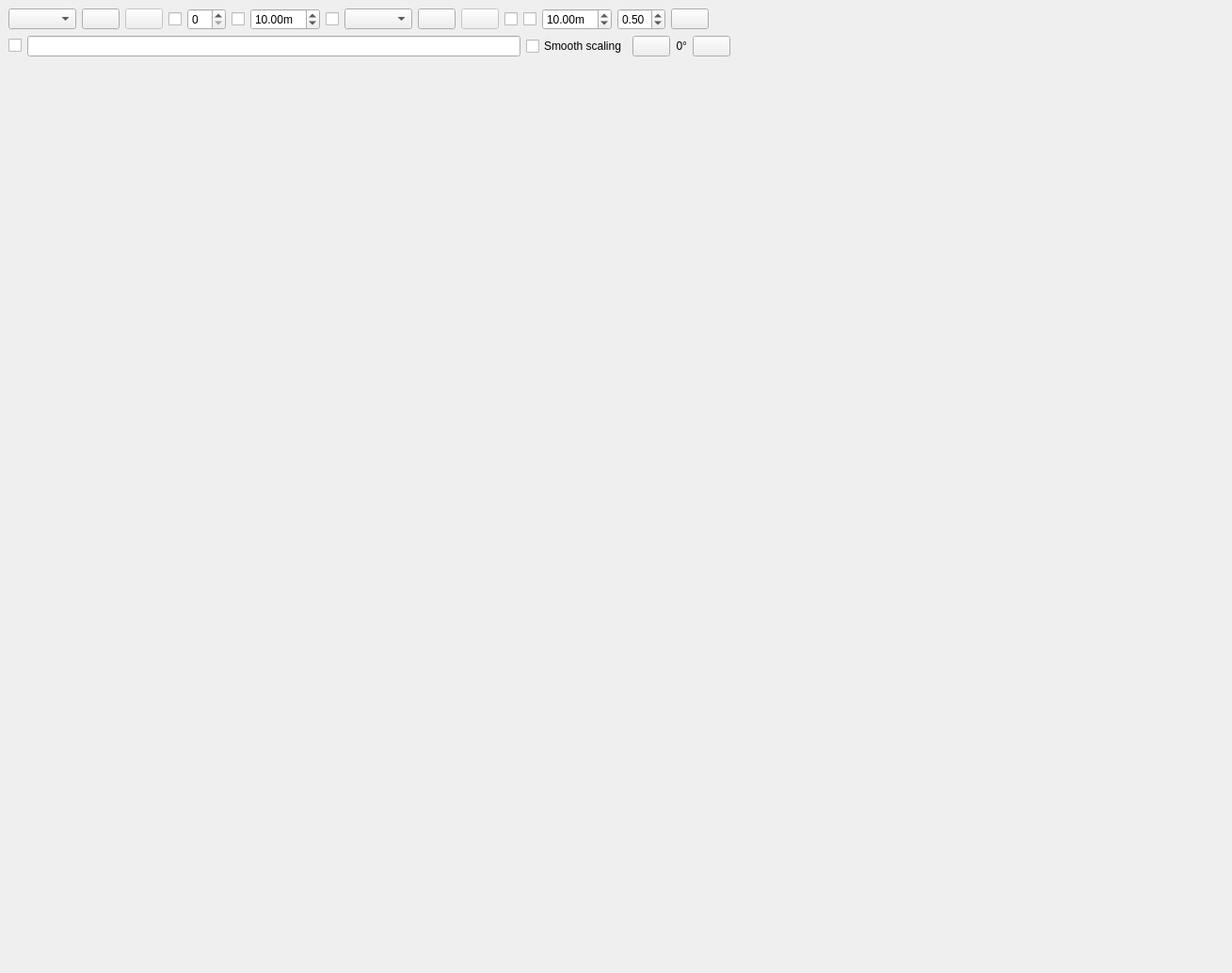
<?xml version="1.0" encoding="UTF-8"?>
<ui version="4.0">
 <class>ImageViewWidget</class>
 <widget class="QWidget" name="ImageViewWidget">
  <property name="enabled">
   <bool>true</bool>
  </property>
  <property name="geometry">
   <rect>
    <x>0</x>
    <y>0</y>
    <width>1309</width>
    <height>1034</height>
   </rect>
  </property>
  <property name="windowTitle">
   <string>Image View</string>
  </property>
  <layout class="QVBoxLayout" name="verticalLayout" stretch="0,1">
   <property name="leftMargin">
    <number>0</number>
   </property>
   <property name="topMargin">
    <number>0</number>
   </property>
   <property name="rightMargin">
    <number>0</number>
   </property>
   <property name="bottomMargin">
    <number>0</number>
   </property>
   <item>
    <widget class="QWidget" name="toolbar_widget" native="true">
     <layout class="QVBoxLayout" name="verticalLayout_2">
      <item>
       <layout class="QHBoxLayout" name="horizontalLayout_3">
        <item>
         <widget class="QComboBox" name="topics_combo_box">
          <property name="sizeAdjustPolicy">
           <enum>QComboBox::AdjustToContents</enum>
          </property>
         </widget>
        </item>
        <item>
         <widget class="QPushButton" name="refresh_topics_push_button">
          <property name="toolTip">
           <string>Refresh topics</string>
          </property>
          <property name="icon">
           <iconset theme="view-refresh">
            <normaloff>.</normaloff>.</iconset>
          </property>
         </widget>
        </item>
        <item>
         <widget class="QPushButton" name="zoom_1_push_button">
          <property name="enabled">
           <bool>false</bool>
          </property>
          <property name="toolTip">
           <string>Original zoom</string>
          </property>
          <property name="icon">
           <iconset theme="zoom-original">
            <normaloff>.</normaloff>.</iconset>
          </property>
          <property name="checkable">
           <bool>true</bool>
          </property>
         </widget>
        </item>
        <item>
         <widget class="QCheckBox" name="frozen_check_box">
          <property name="toolTip">
           <string>Freeze frame</string>
          </property>
          <property name="text">
           <string/>
          </property>
         </widget>
        </item>
        <item>
         <widget class="QSpinBox" name="num_gridlines_spin_box">
          <property name="toolTip">
           <string># of gridlines to overlay</string>
          </property>
          <property name="minimum">
           <number>0</number>
          </property>
          <property name="maximum">
           <number>20</number>
          </property>
          <property name="value">
           <number>0</number>
          </property>
         </widget>
        </item>
        <item>
         <widget class="QCheckBox" name="dynamic_range_check_box">
          <property name="toolTip">
           <string>Dynamic depth range</string>
          </property>
          <property name="text">
           <string/>
          </property>
         </widget>
        </item>
        <item>
         <widget class="QDoubleSpinBox" name="max_range_double_spin_box">
          <property name="toolTip">
           <string>Max depth</string>
          </property>
          <property name="suffix">
           <string>m</string>
          </property>
          <property name="minimum">
           <double>0.010000000000000</double>
          </property>
          <property name="maximum">
           <double>100.000000000000000</double>
          </property>
          <property name="value">
           <double>10.000000000000000</double>
          </property>
         </widget>
        </item>
        <item>
         <widget class="QCheckBox" name="overlay_check_box">
          <property name="toolTip">
           <string>Enable overlay</string>
          </property>
          <property name="text">
           <string/>
          </property>
         </widget>
        </item>
        <item>
         <widget class="QComboBox" name="topics_combo_box_overlay">
          <property name="sizeAdjustPolicy">
           <enum>QComboBox::AdjustToContents</enum>
          </property>
         </widget>
        </item>
        <item>
         <widget class="QPushButton" name="refresh_topics_push_button_overlay">
          <property name="toolTip">
           <string>Refresh topics</string>
          </property>
          <property name="icon">
           <iconset theme="view-refresh">
            <normaloff>.</normaloff>.</iconset>
          </property>
         </widget>
        </item>
        <item>
         <widget class="QPushButton" name="zoom_1_push_button_overlay">
          <property name="enabled">
           <bool>false</bool>
          </property>
          <property name="toolTip">
           <string>Original zoom</string>
          </property>
          <property name="icon">
           <iconset theme="zoom-original">
            <normaloff>.</normaloff>.</iconset>
          </property>
          <property name="checkable">
           <bool>true</bool>
          </property>
         </widget>
        </item>
        <item>
         <widget class="QCheckBox" name="frozen_check_box_overlay">
          <property name="toolTip">
           <string>Freeze overlay</string>
          </property>
          <property name="text">
           <string/>
          </property>
         </widget>
        </item>
        <item>
         <widget class="QCheckBox" name="dynamic_range_check_box_overlay">
          <property name="toolTip">
           <string>Dynamic depth range</string>
          </property>
          <property name="text">
           <string/>
          </property>
         </widget>
        </item>
        <item>
         <widget class="QDoubleSpinBox" name="max_range_double_spin_box_overlay">
          <property name="toolTip">
           <string>Max depth</string>
          </property>
          <property name="suffix">
           <string>m</string>
          </property>
          <property name="minimum">
           <double>0.010000000000000</double>
          </property>
          <property name="maximum">
           <double>100.000000000000000</double>
          </property>
          <property name="value">
           <double>10.000000000000000</double>
          </property>
         </widget>
        </item>
        <item>
         <widget class="QDoubleSpinBox" name="overlay_alpha">
          <property name="maximum">
           <double>1.000000000000000</double>
          </property>
          <property name="singleStep">
           <double>0.100000000000000</double>
          </property>
          <property name="value">
           <double>0.500000000000000</double>
          </property>
         </widget>
        </item>
        <item>
         <widget class="QPushButton" name="save_as_image_push_button">
          <property name="toolTip">
           <string>Save as image</string>
          </property>
          <property name="icon">
           <iconset theme="image-x-generic">
            <normaloff>.</normaloff>.</iconset>
          </property>
          <property name="iconSize">
           <size>
            <width>16</width>
            <height>16</height>
           </size>
          </property>
         </widget>
        </item>
        <item>
         <spacer name="horizontalSpacer_3">
          <property name="orientation">
           <enum>Qt::Horizontal</enum>
          </property>
          <property name="sizeHint" stdset="0">
           <size>
            <width>40</width>
            <height>20</height>
           </size>
          </property>
         </spacer>
        </item>
       </layout>
      </item>
      <item>
       <layout class="QHBoxLayout" name="horizontalLayout">
        <item>
         <widget class="QCheckBox" name="publish_click_location_check_box">
          <property name="text">
           <string/>
          </property>
         </widget>
        </item>
        <item>
         <widget class="QLineEdit" name="publish_click_location_topic_line_edit">
          <property name="toolTip">
           <string>Click location topic (leave empty for auto-naming)</string>
          </property>
         </widget>
        </item>
        <item>
         <widget class="QCheckBox" name="smooth_image_check_box">
          <property name="toolTip">
           <string>Dynamic depth range</string>
          </property>
          <property name="text">
           <string>Smooth scaling</string>
          </property>
         </widget>
        </item>
        <item>
         <widget class="QPushButton" name="rotate_left_push_button">
          <property name="text">
           <string/>
          </property>
          <property name="icon">
           <iconset theme="object-rotate-left">
            <normaloff>.</normaloff>.</iconset>
          </property>
         </widget>
        </item>
        <item>
         <widget class="QLabel" name="rotate_label">
          <property name="text">
           <string>0°</string>
          </property>
          <property name="alignment">
           <set>Qt::AlignRight|Qt::AlignTrailing|Qt::AlignVCenter</set>
          </property>
         </widget>
        </item>
        <item>
         <widget class="QPushButton" name="rotate_right_push_button">
          <property name="text">
           <string/>
          </property>
          <property name="icon">
           <iconset theme="object-rotate-right">
            <normaloff>.</normaloff>.</iconset>
          </property>
         </widget>
        </item>
        <item>
         <spacer name="horizontalSpacer">
          <property name="orientation">
           <enum>Qt::Horizontal</enum>
          </property>
          <property name="sizeHint" stdset="0">
           <size>
            <width>40</width>
            <height>20</height>
           </size>
          </property>
         </spacer>
        </item>
       </layout>
      </item>
     </layout>
    </widget>
   </item>
   <item>
    <layout class="QHBoxLayout" name="image_layout" stretch="1">
     <property name="spacing">
      <number>0</number>
     </property>
     <item>
      <widget class="QScrollArea" name="scrollArea">
       <property name="frameShape">
        <enum>QFrame::NoFrame</enum>
       </property>
       <property name="widgetResizable">
        <bool>true</bool>
       </property>
       <widget class="QWidget" name="scrollAreaWidgetContents">
        <property name="geometry">
         <rect>
          <x>0</x>
          <y>0</y>
          <width>1307</width>
          <height>947</height>
         </rect>
        </property>
        <property name="sizePolicy">
         <sizepolicy hsizetype="Expanding" vsizetype="Expanding">
          <horstretch>0</horstretch>
          <verstretch>0</verstretch>
         </sizepolicy>
        </property>
        <layout class="QHBoxLayout" name="horizontalLayout_4">
         <property name="leftMargin">
          <number>1</number>
         </property>
         <property name="topMargin">
          <number>1</number>
         </property>
         <property name="rightMargin">
          <number>1</number>
         </property>
         <property name="bottomMargin">
          <number>1</number>
         </property>
         <item>
          <widget class="rqt_image_view::RatioLayoutedFrame" name="image_frame">
           <property name="sizePolicy">
            <sizepolicy hsizetype="Expanding" vsizetype="Expanding">
             <horstretch>0</horstretch>
             <verstretch>0</verstretch>
            </sizepolicy>
           </property>
           <property name="minimumSize">
            <size>
             <width>80</width>
             <height>60</height>
            </size>
           </property>
           <property name="contextMenuPolicy">
            <enum>Qt::ActionsContextMenu</enum>
           </property>
           <property name="frameShape">
            <enum>QFrame::NoFrame</enum>
           </property>
           <property name="lineWidth">
            <number>1</number>
           </property>
          </widget>
         </item>
        </layout>
       </widget>
      </widget>
     </item>
    </layout>
   </item>
  </layout>
 </widget>
 <customwidgets>
  <customwidget>
   <class>rqt_image_view::RatioLayoutedFrame</class>
   <extends>QFrame</extends>
   <header>rqt_image_view/ratio_layouted_frame.h</header>
   <container>1</container>
  </customwidget>
 </customwidgets>
 <resources/>
 <connections/>
</ui>
